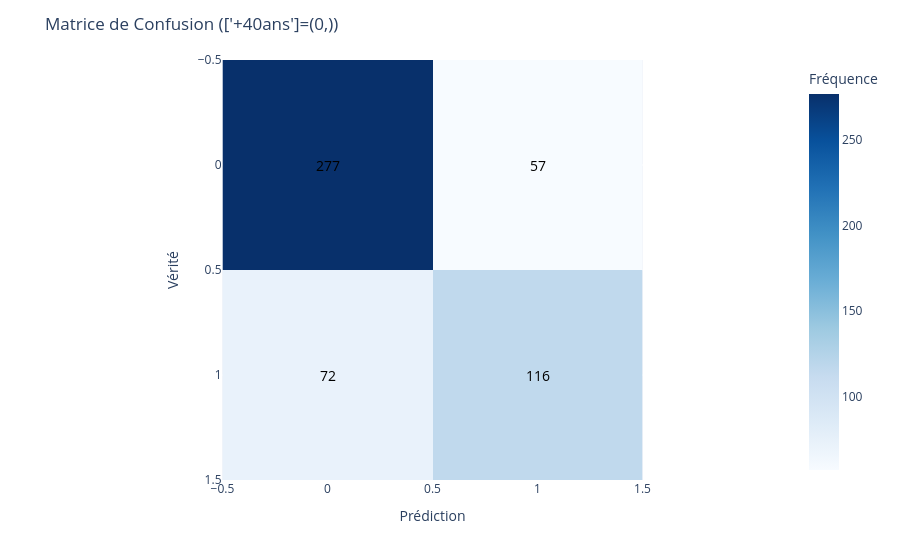
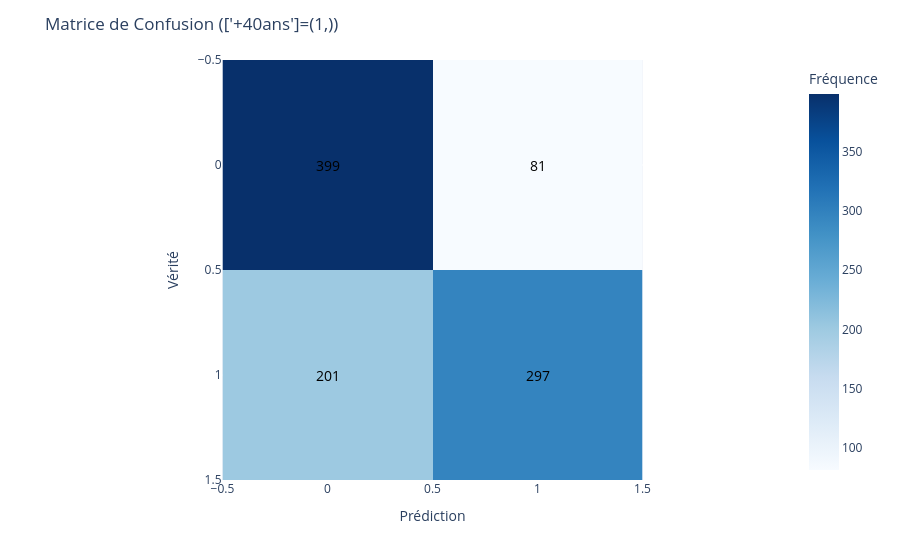

Here is the notebook cell these charts were saved with, in order:
### Code cell
plot_confusion_matrix_by_group(rw_pred["labels"], rw_pred["preds"], rw_pred, group_columns=["+40ans"], labels=[0, 1])

### Figure 1 — Plotly figure (JSON) as saved in the notebook; plotly's stock layout.template omitted (floating-point values rounded to 4 significant figures)
{"data": [{"coloraxis": "coloraxis", "hovertemplate": "Prédiction: %{x}<br>Vérité: %{y}<br>Fréquence: %{z}<extra></extra>", "name": "0", "type": "heatmap", "x": [0, 1], "xaxis": "x", "y": [0, 1], "yaxis": "y", "z": [[277, 57], [72, 116]]}], "layout": {"annotations": [{"align": "center", "font": {"color": "black", "size": 14}, "showarrow": false, "text": "277", "x": 0, "y": 0}, {"align": "center", "font": {"color": "black", "size": 14}, "showarrow": false, "text": "57", "x": 1, "y": 0}, {"align": "center", "font": {"color": "black", "size": 14}, "showarrow": false, "text": "72", "x": 0, "y": 1}, {"align": "center", "font": {"color": "black", "size": 14}, "showarrow": false, "text": "116", "x": 1, "y": 1}], "coloraxis": {"colorbar": {"title": {"text": "Fréquence"}}, "colorscale": [[0, "rgb(247,251,255)"], [0.125, "rgb(222,235,247)"], [0.25, "rgb(198,219,239)"], [0.375, "rgb(158,202,225)"], [0.5, "rgb(107,174,214)"], [0.625, "rgb(66,146,198)"], [0.75, "rgb(33,113,181)"], [0.875, "rgb(8,81,156)"], [1, "rgb(8,48,107)"]]}, "margin": {"t": 60}, "title": {"text": "Matrice de Confusion (['+40ans']=(0,))"}, "xaxis": {"anchor": "y", "constrain": "domain", "domain": [0, 1], "scaleanchor": "y", "title": {"text": "Prédiction"}}, "yaxis": {"anchor": "x", "autorange": "reversed", "constrain": "domain", "domain": [0, 1], "title": {"text": "Vérité"}}}}

### Figure 2 — Plotly figure (JSON) as saved in the notebook; plotly's stock layout.template omitted (floating-point values rounded to 4 significant figures)
{"data": [{"coloraxis": "coloraxis", "hovertemplate": "Prédiction: %{x}<br>Vérité: %{y}<br>Fréquence: %{z}<extra></extra>", "name": "0", "type": "heatmap", "x": [0, 1], "xaxis": "x", "y": [0, 1], "yaxis": "y", "z": [[399, 81], [201, 297]]}], "layout": {"annotations": [{"align": "center", "font": {"color": "black", "size": 14}, "showarrow": false, "text": "399", "x": 0, "y": 0}, {"align": "center", "font": {"color": "black", "size": 14}, "showarrow": false, "text": "81", "x": 1, "y": 0}, {"align": "center", "font": {"color": "black", "size": 14}, "showarrow": false, "text": "201", "x": 0, "y": 1}, {"align": "center", "font": {"color": "black", "size": 14}, "showarrow": false, "text": "297", "x": 1, "y": 1}], "coloraxis": {"colorbar": {"title": {"text": "Fréquence"}}, "colorscale": [[0, "rgb(247,251,255)"], [0.125, "rgb(222,235,247)"], [0.25, "rgb(198,219,239)"], [0.375, "rgb(158,202,225)"], [0.5, "rgb(107,174,214)"], [0.625, "rgb(66,146,198)"], [0.75, "rgb(33,113,181)"], [0.875, "rgb(8,81,156)"], [1, "rgb(8,48,107)"]]}, "margin": {"t": 60}, "title": {"text": "Matrice de Confusion (['+40ans']=(1,))"}, "xaxis": {"anchor": "y", "constrain": "domain", "domain": [0, 1], "scaleanchor": "y", "title": {"text": "Prédiction"}}, "yaxis": {"anchor": "x", "autorange": "reversed", "constrain": "domain", "domain": [0, 1], "title": {"text": "Vérité"}}}}
